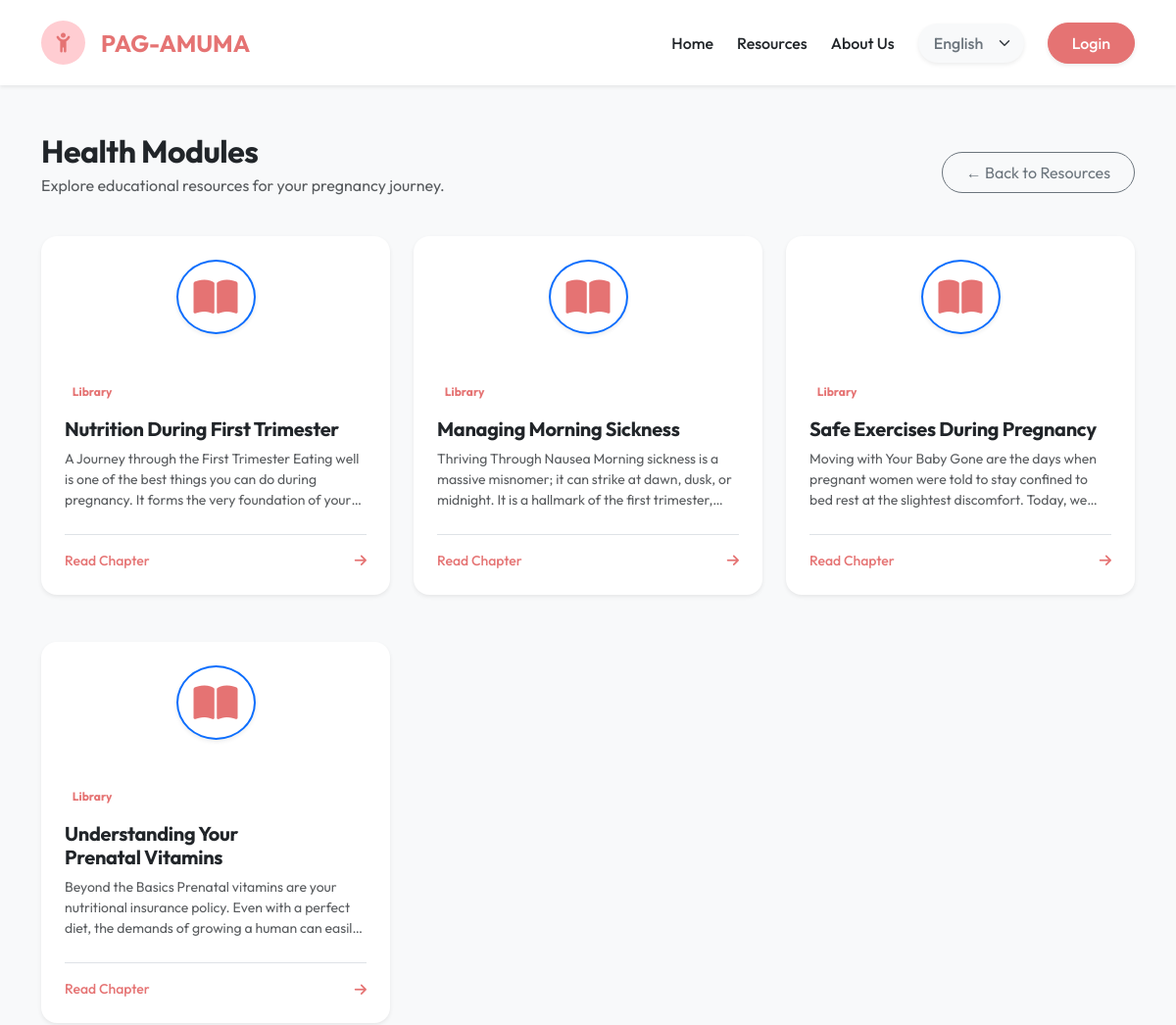
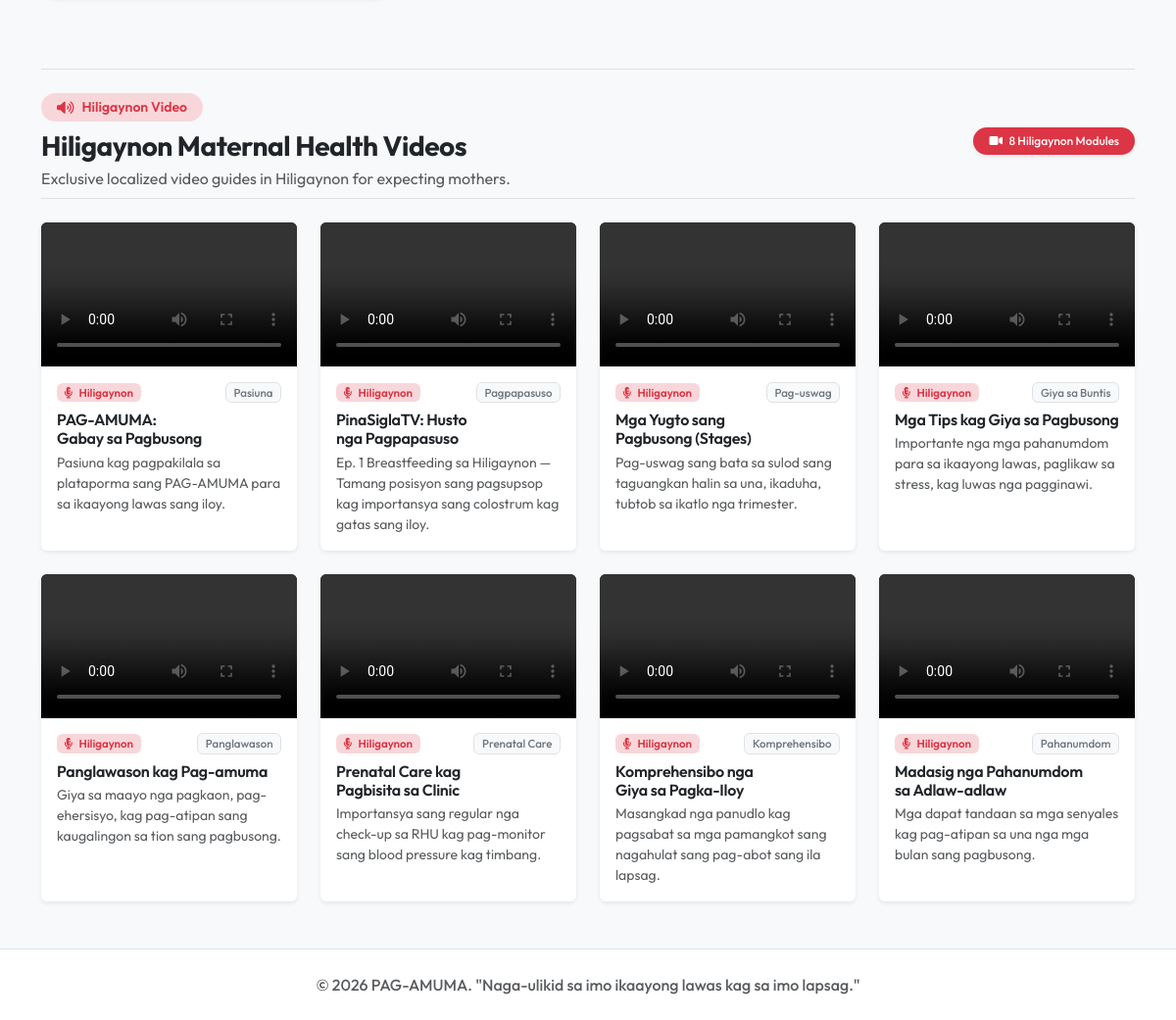
Screenshot of /guest_modules.php with the database file from the repository (2 pictures, top to bottom).
### tables this page shows
CREATE TABLE IF NOT EXISTS `educational_modules` (
  `id` INT AUTO_INCREMENT PRIMARY KEY,
  `category` ENUM('health', 'parenting', 'emotional') NOT NULL,
  `title_en` VARCHAR(255) NOT NULL,
  `title_hil` VARCHAR(255) NOT NULL,
  `title_tl` VARCHAR(255) NOT NULL,
  `content_en` MEDIUMTEXT NOT NULL,
  `content_hil` MEDIUMTEXT NOT NULL,
  `content_tl` MEDIUMTEXT NOT NULL,
  `created_at` TIMESTAMP DEFAULT CURRENT_TIMESTAMP
);

### config/hiligaynon_videos.php (called while the page is built)
<?php
return [
    [
        'file' => 'pagamuma.mp4',
        'badge' => 'Pasiuna',
        'badge_color' => 'primary',
        'title' => 'PAG-AMUMA: Gabay sa Pagbusong',
        'desc' => 'Pasiuna kag pagpakilala sa plataporma sang PAG-AMUMA para sa ikaayong lawas sang iloy.',
    ],
    [
        'file' => 'PinaSiglaTV _ Ep 1 Breastfeeding (Hiligaynon) _ APMC-SN Visayas.mp4',
        'badge' => 'Pagpapasuso',
        'badge_color' => 'danger',
        'title' => 'PinaSiglaTV: Husto nga Pagpapasuso',
        'desc' => 'Ep. 1 Breastfeeding sa Hiligaynon — Tamang posisyon sang pagsupsop kag importansya sang colostrum kag gatas sang iloy.',
    ],
    [
        'file' => 'Pregstages.mp4',
        'badge' => 'Pag-uswag',
        'badge_color' => 'success',
        'title' => 'Mga Yugto sang Pagbusong (Stages)',
        'desc' => 'Pag-uswag sang bata sa sulod sang taguangkan halin sa una, ikaduha, tubtob sa ikatlo nga trimester.',
    ],
    [
        'file' => 'Tipsforpreg.mp4',
        'badge' => 'Giya sa Buntis',
        'badge_color' => 'warning',
        'title' => 'Mga Tips kag Giya sa Pagbusong',
        'desc' => 'Importante nga mga pahanumdom para sa ikaayong lawas, paglikaw sa stress, kag luwas nga pagginawi.',
    ],
    [
        'file' => 'pregnancytips.mp4',
        'badge' => 'Panglawason',
        'badge_color' => 'info',
        'title' => 'Panglawason kag Pag-amuma',
        'desc' => 'Giya sa maayo nga pagkaon, pag-ehersisyo, kag pag-atipan sang kaugalingon sa tion sang pagbusong.',
    ],
    [
        'file' => '0903 (2).mp4',
        'badge' => 'Prenatal Care',
        'badge_color' => 'danger',
        'title' => 'Prenatal Care kag Pagbisita sa Clinic',
        'desc' => 'Importansya sang regular nga check-up sa RHU kag pag-monitor sang blood pressure kag timbang.',
    ],
    [
        'file' => 'Copy of 0903 (1).mp4',
        'badge' => 'Komprehensibo',
        'badge_color' => 'dark',
        'title' => 'Komprehensibo nga Giya sa Pagka-Iloy',
        'desc' => 'Masangkad nga panudlo kag pagsabat sa mga pamangkot sang nagahulat sang pag-abot sang ila lapsag.',
    ],
    [
        'file' => 'VID.mp4',
        'badge' => 'Pahanumdom',
        'badge_color' => 'secondary',
        'title' => 'Madasig nga Pahanumdom sa Adlaw-adlaw',
        'desc' => 'Mga dapat tandaan sa mga senyales kag pag-atipan sa una nga mga bulan sang pagbusong.',
    ],
];

### guest_modules.php (the view, shortened to what this page needs)
<?php
require_once 'config/db.php';
$hiligaynonVideos = require 'config/hiligaynon_videos.php';
$category = $_GET['category'] ?? 'health';
$stmt = $pdo->prepare("SELECT * FROM educational_modules WHERE category = ?");
$stmt->execute([$category]);
$articles = $stmt->fetchAll(PDO::FETCH_ASSOC);
$titles = [
    'health' => ['en' => 'Health Modules', 'hil' => 'Mga Module sa Ikaayong Lawas', 'tl' => 'Mga Modyul sa Kalusugan'],
    'parenting' => ['en' => 'Parenting Basics', 'hil' => 'Mga Basiko sa Pagginikanan', 'tl' => 'Mga Pangunahing Kaalaman sa Pagiging Magulang'],
    'emotional' => ['en' => 'Emotional Support', 'hil' => 'Emosyonal nga Suporta', 'tl' => 'Emosyonal na Suporta']
];
$title_key = "menu_" . $category;
?>
<!DOCTYPE html>
<html lang="en">
<head>
    <link href="https://cdn.jsdelivr.net/npm/bootstrap@5.3.2/dist/css/bootstrap.min.css" rel="stylesheet">
    <link rel="stylesheet" href="assets/css/style.css">
    <link rel="stylesheet" href="https://cdnjs.cloudflare.com/ajax/libs/font-awesome/6.4.0/css/all.min.css">
</head>
<body class="bg-light">
    <nav class="navbar navbar-expand-lg navbar-light bg-white py-3 shadow-sm sticky-top">
        <div class="container">
            <a class="navbar-brand d-flex align-items-center" href="index.php">
                <div class="logo-circle-mobile me-3 d-flex align-items-center justify-content-center" style="width:45px;height:45px;background-color:var(--primary-light);border-radius:50%;">
                    <i class="fa-solid fa-child-reaching text-primary fs-5"></i>
                </div>
                <span class="fw-bold text-primary fs-4">PAG-AMUMA</span>
            </a>
            <div class="collapse navbar-collapse" id="navbarNav">
                <ul class="navbar-nav ms-auto align-items-center mt-3 mt-lg-0">
                    <li class="nav-item me-lg-4 mb-2 mb-lg-0">
                        <a class="nav-link fw-medium text-dark px-0 hover-primary" href="index.php" data-i18n="nav_home">Home</a>
                    </li>
                    <li class="nav-item me-lg-4 mb-2 mb-lg-0">
                        <a class="nav-link fw-medium text-dark px-0 hover-primary" href="index.php#resources" data-i18n="nav_resources">Resources</a>
                    </li>
                    <li class="nav-item me-lg-4 mb-2 mb-lg-0">
                        <a class="nav-link fw-medium text-dark px-0 hover-primary" href="index.php#about" data-i18n="nav_about">About Us</a>
                    </li>
                    <li class="nav-item me-lg-4 mb-3 mb-lg-0">
                        <select class="form-select border-0 bg-light text-secondary fw-medium shadow-sm py-2 px-3 rounded-pill" id="languageSelector">
                            <option value="en">English</option>
                        </select>
                    </li>
                    <li class="nav-item">
                        <a class="btn btn-primary px-4 py-2 rounded-pill fw-medium shadow-sm w-100" href="login.php" data-i18n="nav_login_btn">Login</a>
                    </li>
                </ul>
            </div>
        </div>
    </nav>
    <div class="container py-5 min-vh-100">
        <div class="row align-items-center mb-4">
            <div class="col-md-8">
                <h2 class="fw-bold text-dark mb-1" data-i18n="<?= htmlspecialchars($title_key) ?>"><?= htmlspecialchars($titles[$category]['en'] ?? 'Modules') ?></h2>
                <p class="text-muted" data-i18n="<?= htmlspecialchars($category . '_desc') ?>">Explore educational resources for your pregnancy journey.</p>
            </div>
            <div class="col-md-4 text-md-end mt-3 mt-md-0">
                <a href="index.php#resources" class="btn btn-outline-secondary rounded-pill px-4 py-2">&larr; Back to Resources</a>
            </div>
        </div>
        <div class="row g-4">
            <?php if(empty($articles)): ?>
                <div class="col-12 text-center text-muted py-5">
                    <i class="fa-solid fa-folder-open fs-1 mb-3 opacity-50"></i>
                    <h5 data-i18n="no_health_modules">No modules available yet.</h5>
                </div>
            <?php else: ?>
                <?php foreach ($articles as $article): ?>
                <div class="col-md-4 mb-4">
                    <a href="guest_read.php?id=<?= $article['id'] ?>" class="text-decoration-none h-100 d-block">
                        <div class="card border-0 shadow-sm rounded-4 h-100 overflow-hidden text-center text-md-start" style="transition: transform 0.2s;">
                            <div class="bg-primary-light p-4 d-flex justify-content-center align-items-center">
                                <i class="fa-solid fa-book-open fs-1 text-primary border border-2 border-primary rounded-circle p-3 bg-white shadow-sm"></i>
                            </div>
                            <div class="card-body p-4 d-flex flex-column">
                                <span class="badge bg-primary-light text-primary mb-3 align-self-start" data-i18n="health_library">Library</span>
                                <h5 class="fw-bold text-dark mb-2">
                                    <span class="lang-en"><?= htmlspecialchars($article['title_en']) ?></span>
                                </h5>
                                <div class="text-muted small flex-grow-1" style="max-height: 80px; overflow: hidden; display: -webkit-box; -webkit-line-clamp: 3; -webkit-box-orient: vertical;">
                                    <span class="lang-en"><?= strip_tags($article['content_en']) ?></span>
                                </div>
                                <div class="mt-4 pt-3 border-top text-primary fw-medium small d-flex justify-content-between align-items-center">
                                    <span data-i18n="read_chapter">Read Chapter</span>
                                    <i class="fa-solid fa-arrow-right"></i>
                                </div>
                            </div>
                        </div>
                    </a>
                </div>
                <?php endforeach; ?>
            <?php endif; ?>
        </div>
        <div class="mt-5 pt-4 border-top">
            <div class="d-flex align-items-center justify-content-between flex-wrap gap-2 mb-4 pb-2 border-bottom">
                <div>
                    <div class="d-inline-flex align-items-center gap-2 px-3 py-1 bg-danger-subtle text-danger rounded-pill small fw-semibold mb-2">
                        <i class="fa-solid fa-volume-high"></i> <span data-i18n="video_hil">Hiligaynon Video</span>
                    </div>
                    <h3 class="fw-bold text-dark mb-1" data-i18n="hil_videos_title">Hiligaynon Maternal Health Videos</h3>
                    <p class="text-muted mb-0" data-i18n="hil_videos_subtitle">Exclusive localized video guides in Hiligaynon for expecting mothers.</p>
                </div>
                <span class="badge bg-danger rounded-pill px-3 py-2 fw-medium shadow-sm"><i class="fa-solid fa-video me-1"></i> 8 Hiligaynon Modules</span>
            </div>
            <div class="row g-4">
                <?php foreach ($hiligaynonVideos as $v): ?>
                    <div class="col-12 col-md-6 col-lg-3">
                        <div class="card resource-card h-100 border-0 shadow-sm overflow-hidden bg-white">
                            <div class="ratio ratio-16x9 bg-dark">
                                <video controls preload="metadata" playsinline class="w-100 h-100" style="object-fit: contain;">
                                    <source src="video2/<?= htmlspecialchars($v['file']) ?>" type="video/mp4">
                                </video>
                            </div>
                            <div class="card-body p-3 text-start d-flex flex-column">
                                <div class="d-flex justify-content-between align-items-center mb-2">
                                    <span class="badge bg-danger-subtle text-danger fw-semibold" style="font-size: 0.72rem;">
                                        <i class="fa-solid fa-microphone-lines me-1"></i> Hiligaynon
                                    </span>
                                    <span class="badge bg-light text-secondary border fw-medium" style="font-size: 0.72rem;">
                                        <?= htmlspecialchars($v['badge']) ?>
                                    </span>
                                </div>
                                <h6 class="fw-semibold text-dark mb-1"><?= htmlspecialchars($v['title']) ?></h6>
                                <p class="card-text text-muted mb-0 small flex-grow-1"><?= htmlspecialchars($v['desc']) ?></p>
                            </div>
                        </div>
                    </div>
                <?php endforeach; ?>
            </div>
        </div>
    </div>
    <footer class="bg-white py-4 border-top mt-auto">
        <div class="container text-center">
            <p class="text-muted mb-0 fw-medium">&copy; 2026 PAG-AMUMA. "Naga-ulikid sa imo ikaayong lawas kag sa imo lapsag."</p>
        </div>
    </footer>
</body>
</html>

### assets/css/style.css (style rules this page uses)
:root { --primary-color: #e57373; --primary-hover: #ef5350; --primary-light: #ffcdd2; --primary-soft: #fff5f5; --secondary-color: #ffb74d; --accent-purple: #7c3aed; --accent-teal: #0d9488; --text-dark: #1e293b; --text-muted: #64748b; --bg-light: #f8fafc; --white: #ffffff; --border-subtle: rgba(0, 0, 0, 0.06); --shadow-sm: 0 2px 8px rgba(0,0,0,0.04); --shadow-md: 0 8px 24px -4px rgba(0,0,0,0.06); --shadow-lg: 0 16px 36px -6px rgba(229, 115, 115, 0.18), 0 6px 16px -2px rgba(0,0,0,0.04); }
html { scroll-behavior: smooth; }
body { font-family: 'Outfit', sans-serif; background-color: var(--bg-light); color: var(--text-dark); -webkit-font-smoothing: antialiased; }
h1, h2, h3, h4, h5, h6, .display-3, .display-4, .display-5, .display-6 { text-wrap: balance; letter-spacing: -0.015em; }
.logo-circle-mobile { width: 70px; height: 70px; background-color: var(--primary-light); border-radius: 50%; display: flex; align-items: center; justify-content: center; }
.btn-primary { background-color: var(--primary-color); border-color: var(--primary-color); transition: all 0.3s ease; box-shadow: 0 4px 15px rgba(229, 115, 115, 0.3); border-radius: 8px; }
.text-primary { color: var(--primary-color) !important; }

### rows the page displays
educational_modules: title_en "Nutrition During First Trimester", content_en "A Journey through the First Trimester Eating well is one of the best things you can do during pregnancy. It forms the very foundation of…"
educational_modules: title_en "Managing Morning Sickness", content_en "Thriving Through Nausea Morning sickness is a massive misnomer; it can strike at dawn, dusk, or midnight. It is a hallmark of the first…"
educational_modules: title_en "Safe Exercises During Pregnancy", content_en "Moving with Your Baby Gone are the days when pregnant women were told to stay confined to bed rest at the slightest discomfort. Today,…"
educational_modules: title_en "Understanding Your Prenatal Vitamins", content_en "Beyond the Basics Prenatal vitamins are your nutritional insurance policy. Even with a perfect diet, the demands of growing a human can…"

### other values shown
$titles[$category]['en'] "Health Modules"
$v['badge'] "Pasiuna"
$v['title'] "PAG-AMUMA: Gabay sa Pagbusong"
$v['desc'] "Pasiuna kag pagpakilala sa plataporma sang PAG-AMUMA para sa ikaayong lawas sang iloy."
$v['badge'] "Pagpapasuso"
$v['title'] "PinaSiglaTV: Husto nga Pagpapasuso"
$v['desc'] "Ep. 1 Breastfeeding sa Hiligaynon — Tamang posisyon sang pagsupsop kag importansya sang colostrum kag gatas sang iloy."
$v['badge'] "Pag-uswag"
$v['title'] "Mga Yugto sang Pagbusong (Stages)"
$v['desc'] "Pag-uswag sang bata sa sulod sang taguangkan halin sa una, ikaduha, tubtob sa ikatlo nga trimester."
$v['badge'] "Giya sa Buntis"
$v['title'] "Mga Tips kag Giya sa Pagbusong"
$v['desc'] "Importante nga mga pahanumdom para sa ikaayong lawas, paglikaw sa stress, kag luwas nga pagginawi."
$v['badge'] "Panglawason"
$v['title'] "Panglawason kag Pag-amuma"
